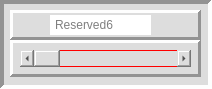
      <widget class="QFrame" name="frame_253">
       <property name="minimumSize">
        <size>
         <width>212</width>
         <height>89</height>
        </size>
       </property>
       <property name="styleSheet">
        <string notr="true">background-color: rgb(221, 221, 221);</string>
       </property>
       <property name="frameShape">
        <enum>QFrame::Panel</enum>
       </property>
       <property name="frameShadow">
        <enum>QFrame::Sunken</enum>
       </property>
       <property name="lineWidth">
        <number>4</number>
       </property>
       <property name="midLineWidth">
        <number>0</number>
       </property>
       <widget class="QFrame" name="frame_254">
        <property name="geometry">
         <rect>
          <x>10</x>
          <y>40</y>
          <width>191</width>
          <height>37</height>
         </rect>
        </property>
        <property name="styleSheet">
         <string notr="true"/>
        </property>
        <property name="frameShape">
         <enum>QFrame::Panel</enum>
        </property>
        <property name="frameShadow">
         <enum>QFrame::Raised</enum>
        </property>
        <property name="lineWidth">
         <number>3</number>
        </property>
        <widget class="QScrollBar" name="horizontalScrollBar_88">
         <property name="geometry">
          <rect>
           <x>10</x>
           <y>10</y>
           <width>171</width>
           <height>17</height>
          </rect>
         </property>
         <property name="minimumSize">
          <size>
           <width>171</width>
           <height>17</height>
          </size>
         </property>
         <property name="maximumSize">
          <size>
           <width>171</width>
           <height>17</height>
          </size>
         </property>
         <property name="styleSheet">
          <string notr="true"> border: 1px solid red</string>
         </property>
         <property name="orientation">
          <enum>Qt::Horizontal</enum>
         </property>
        </widget>
       </widget>
       <widget class="QFrame" name="frame_255">
        <property name="geometry">
         <rect>
          <x>10</x>
          <y>10</y>
          <width>191</width>
          <height>30</height>
         </rect>
        </property>
        <property name="frameShape">
         <enum>QFrame::Panel</enum>
        </property>
        <property name="frameShadow">
         <enum>QFrame::Raised</enum>
        </property>
        <property name="lineWidth">
         <number>3</number>
        </property>
        <property name="midLineWidth">
         <number>0</number>
        </property>
        <widget class="QLineEdit" name="lineEdit_88">
         <property name="geometry">
          <rect>
           <x>40</x>
           <y>5</y>
           <width>101</width>
           <height>20</height>
          </rect>
         </property>
         <property name="minimumSize">
          <size>
           <width>101</width>
           <height>20</height>
          </size>
         </property>
         <property name="maximumSize">
          <size>
           <width>101</width>
           <height>20</height>
          </size>
         </property>
         <property name="styleSheet">
          <string notr="true">QLineEdit {
 border: 3px solid wHITE;
	background-color: rgb(255, 255, 255);
}</string>
         </property>
         <property name="placeholderText">
          <string>Reserved6</string>
         </property>
        </widget>
       </widget>
      </widget>
